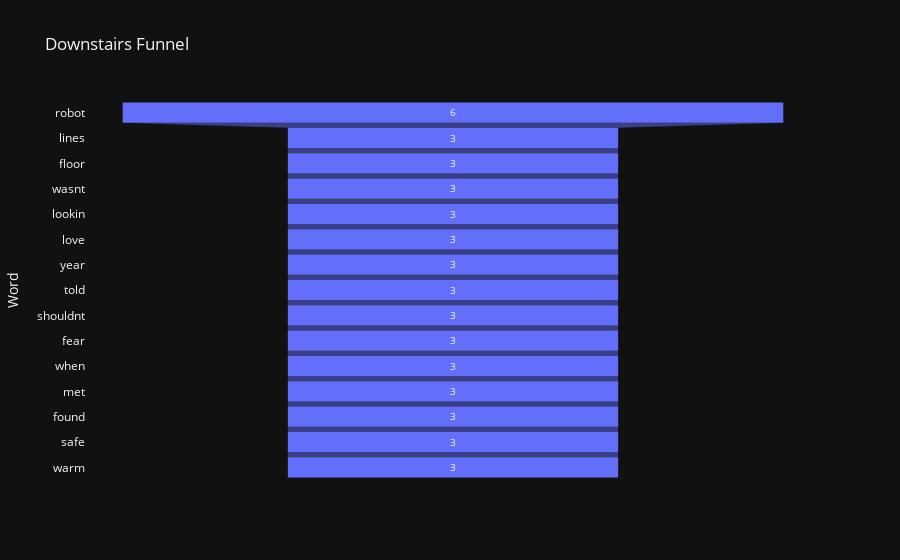

Write notebook code for a chart like this one.
### Markdown cell above
### Downstairs Funnel Chart

### Code cell
df_counts = pd.DataFrame(counts.most_common(15), columns=['Word', 'Count'])

fig = px.funnel(df_counts, x='Count', y='Word',
                title='Downstairs Funnel',
                color_discrete_sequence=['#636EFA'])
fig.show()

### Figure 1 — Plotly figure (JSON) as saved in the notebook; plotly's stock layout.template omitted (floating-point values rounded to 4 significant figures)
{"data": [{"hovertemplate": "Count=%{x}<br>Word=%{y}<extra></extra>", "legendgroup": "", "marker": {"color": "#636EFA"}, "name": "", "orientation": "h", "showlegend": false, "x": [6, 3, 3, 3, 3, 3, 3, 3, 3, 3, 3, 3, 3, 3, 3], "xaxis": "x", "y": ["robot", "lines", "floor", "wasnt", "lookin", "love", "year", "told", "shouldnt", "fear", "when", "met", "found", "safe", "warm"], "yaxis": "y", "type": "funnel"}], "layout": {"xaxis": {"anchor": "y", "domain": [0.0, 1.0], "title": {"text": "Count"}}, "yaxis": {"anchor": "x", "domain": [0.0, 1.0], "title": {"text": "Word"}}, "legend": {"tracegroupgap": 0}, "title": {"text": "Downstairs Funnel"}}}
